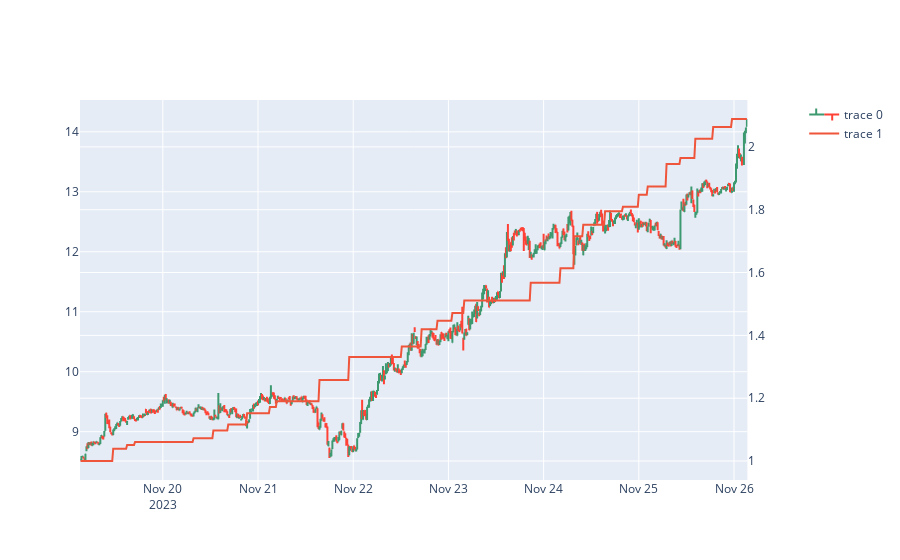

Write notebook code for a chart like this one.
### Code cell
%load_ext autoreload
%autoreload 2

from exchange_data.data.macd_frame import MacdFrame
import pandas as pd
import numpy as np
import alog
import plotly.graph_objs as go
import plotly.express as px
import plotly as py
import plotly.offline as ofl
from plotly.offline import init_notebook_mode
import plotly.graph_objects as go
from plotly.subplots import make_subplots

init_notebook_mode(connected=True)
params = {
 'database_name': 'binance_futures',
 'futures': False,
 'group_by': '1m',
 'interval': '7d',
 'offset_interval': '0h',
 'symbol': 'UNFIUSDT'
}

df = MacdFrame(**params).frame

#pd.set_option("display.max_rows", len(df) + 1)

from scipy.signal import argrelextrema
n = 6

min = argrelextrema(df['open'].to_numpy(), np.less_equal, order=n)[0]
max = argrelextrema(df['open'].to_numpy(), np.greater_equal, order=n)[0]
position = []
active_trade = False

for ix in range(0, df.shape[0]):
    if ix in max:
        active_trade=True
    if ix in min:
        active_trade=False
        
    if active_trade:
        position.append(1)
    else:
        position.append(0)

df['trade'] = position

capital = 1
df['capital'] = 0
df_len = df.shape[0]
capital_ls = []
price_in = None

for ix in range(0, df_len):
    if ix < df_len - 1:
        row = df.iloc[ix]
        next_row = df.iloc[ix + 1]
        best_ask = row['open']
        
        if row['trade'] == 1:
            if price_in == None:
                price_in = best_ask
        else:
            if price_in:
                pnl = (price_in - best_ask) / price_in
                capital = capital + (capital * pnl)
                
            price_in = None
            
    #alog.info(capital)
    capital_ls.append(capital)

df['capital'] = np.asarray(capital_ls)

print(df)

fig1 = go.Ohlc(x=df.index,
                open=df['open'],
                high=df['high'],
                low=df['low'],
                close=df['close'])

fig2 = go.Line(
    x=df.index,
    y=df['capital'],
    yaxis='y2'
)

fig = make_subplots(specs=[[{"secondary_y": True}]])
fig.add_trace(fig1)
fig.add_trace(fig2,secondary_y=True)
fig.update_layout(height=800)
fig.update(layout_xaxis_rangeslider_visible=False)
fig.show()

### Figure 1 — Plotly figure (JSON) as saved in the notebook; plotly's stock layout.template omitted (floating-point values rounded to 4 significant figures; data arrays with more than 128 entries replaced by an {"elided": "..."} marker saying what was removed)
{"data": [{"close": {"elided": "673 float values"}, "high": {"elided": "673 float values"}, "low": {"elided": "673 float values"}, "open": {"elided": "673 float values"}, "type": "ohlc", "x": {"elided": "673 str values"}}, {"type": "scatter", "x": {"elided": "673 str values"}, "xaxis": "x", "y": {"elided": "673 float values"}, "yaxis": "y2"}], "layout": {"autosize": true, "xaxis": {"anchor": "y", "autorange": true, "domain": [0, 0.94], "range": ["2023-11-19 03:07:30", "2023-11-26 03:22:30"], "rangeslider": {"visible": false, "yaxis": {}, "yaxis2": {}}, "type": "date"}, "yaxis": {"anchor": "x", "autorange": true, "domain": [0, 1], "range": [8.194, 14.53]}, "yaxis2": {"anchor": "x", "autorange": true, "overlaying": "y", "range": [0.9395, 2.149], "side": "right", "type": "linear"}}}
